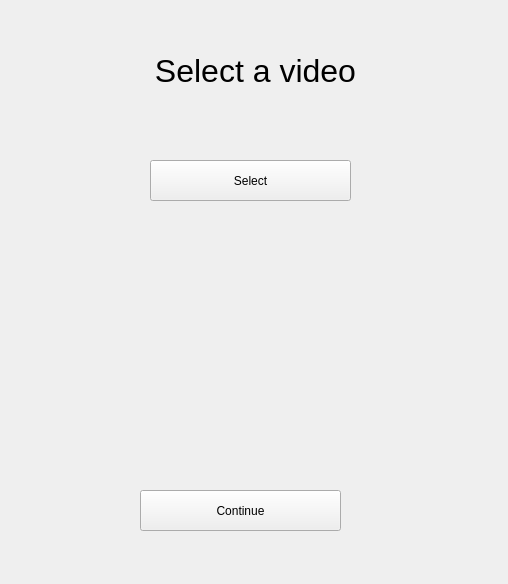
<?xml version="1.0" encoding="UTF-8"?>
<ui version="4.0">
 <class>selectVideo</class>
 <widget class="QWidget" name="selectVideo">
  <property name="geometry">
   <rect>
    <x>0</x>
    <y>0</y>
    <width>508</width>
    <height>584</height>
   </rect>
  </property>
  <property name="windowTitle">
   <string>Form</string>
  </property>
  <widget class="QLabel" name="label">
   <property name="geometry">
    <rect>
     <x>90</x>
     <y>40</y>
     <width>331</width>
     <height>61</height>
    </rect>
   </property>
   <property name="font">
    <font>
     <pointsize>24</pointsize>
    </font>
   </property>
   <property name="text">
    <string>Select a video</string>
   </property>
   <property name="alignment">
    <set>Qt::AlignCenter</set>
   </property>
  </widget>
  <widget class="QPushButton" name="pushButton">
   <property name="geometry">
    <rect>
     <x>150</x>
     <y>160</y>
     <width>201</width>
     <height>41</height>
    </rect>
   </property>
   <property name="text">
    <string>Select</string>
   </property>
  </widget>
  <widget class="QPushButton" name="pushButton_2">
   <property name="geometry">
    <rect>
     <x>140</x>
     <y>490</y>
     <width>201</width>
     <height>41</height>
    </rect>
   </property>
   <property name="text">
    <string>Continue</string>
   </property>
   <property name="checkable">
    <bool>false</bool>
   </property>
  </widget>
  <widget class="QLabel" name="movieImageLabel">
   <property name="geometry">
    <rect>
     <x>160</x>
     <y>240</y>
     <width>211</width>
     <height>201</height>
    </rect>
   </property>
   <property name="text">
    <string/>
   </property>
   <property name="pixmap">
    <pixmap>../camera.jpg</pixmap>
   </property>
  </widget>
 </widget>
 <resources/>
 <connections/>
</ui>
